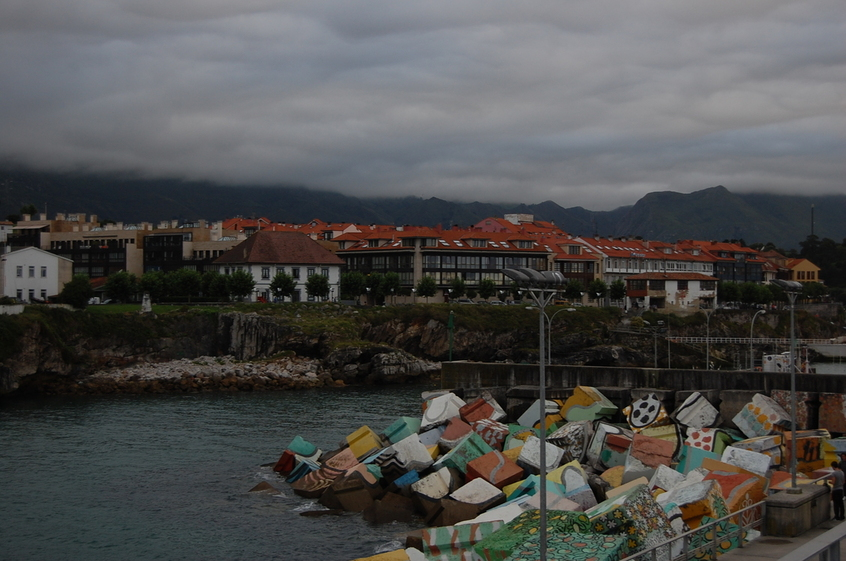
#> input picture lab2/Data/llanes/llanes_a.jpg, 846 x 561 px
$ jupyter execute --allow-errors lab2.ipynb
#> lines starting #> are read from the running program, lines starting #| are printed output that depends on the picture
### lab2/utils.py
import numpy as np
import math
import sys
from math import ceil
import matplotlib.pyplot as plt
from scipy.ndimage import map_coordinates
import random
import plotly.graph_objects as go

# [60 lines left out: functions plot_img, get_transformed_pixels_coords, apply_H_fixed_image_size, not called in this run]

def Normalise_last_coord(x):
    xn = x  / x[2,:]

    return xn

def normalize_points(points):

    # Get centroid of given points
    points_centroid = np.empty(shape=(2,))
    points_centroid[0] = np.mean(points[0,:])
    points_centroid[1] = np.mean(points[1,:])

    # get distance to origin
    points_origin = np.empty(shape=(2,points.shape[1]))
    points_origin[0,:] = points[0,:] - points_centroid[0]
    points_origin[1,:] = points[1,:] - points_centroid[1]

    distances = np.sqrt(points_origin[0,:]**2 + points_origin[1,:]**2)
    mean_d = np.mean(distances)

    s = np.sqrt(2)/mean_d

    t = [-s*points_centroid[0], -s*points_centroid[1]]
    T = np.array([[s, 0, t[0]],
                  [0, s, t[1]],
                  [0, 0, 1]])

    points_norm = T @ points

    # [7 lines of commented-out code are left out]

    return points_norm, T

def compute_A(points1, points2):
    A = np.empty(shape=(2*points1.shape[1], 9))

    points1 = Normalise_last_coord(points1)
    points2 = Normalise_last_coord(points2)

    a1 = -points2[2,:] * points1
    a2 = points2[1,:] * points1
    a3 = -a1
    a4 = -points2[0,:] * points1

    for pidx in range(points1.shape[1]):
        A[2*pidx,:] = [0,0,0,*a1[:,pidx],*a2[:,pidx]]
        A[2*pidx+1,:] = [*a3[:,pidx],0,0,0,*a4[:,pidx]]
    return A

def DLT_homography(points1, points2):
    #print("125: I'm in DLT_H")
    '''
    1. normalization of x
    2. normalization of x'
    3. Appply DLT:
        3.1 For each xi<->xi' compute Ai
        3.2 Assemble the n matrices Ai to form the 2n x 9 matrix A
        3.3 Compute SVD of A (h might be last column of V)
        3.4 H = [[h1, h2, h3]...]

    '''

    # Normalize (translation and scaling)
    points1_norm, T1 = normalize_points(points1)
    points2_norm, T2 = normalize_points(points2)

    A = compute_A(points1_norm, points2_norm)

    U,D,V = np.linalg.svd(A)
    h = np.transpose(V)[:,-1]
    H = h.reshape([3,3])
    H_norm = np.linalg.inv(T2) @ H @ T1

    return H_norm

def Inliers(H, points1, points2, th):
    # Check that H is invertible
    if abs(math.log(np.linalg.cond(H))) > 15:
        idx = np.empty(1)
        return idx

    inliers = []

    points1 = np.transpose(points1)
    points2 = np.transpose(points2)

    # [8 lines of commented-out code are left out]

    for pidx,p1 in enumerate(points1):
        p2 = points2[pidx]
        p2h = H @ p1
        p1h = np.linalg.inv(H) @ p2

        p1 = [p1[0]/p1[2], p1[1]/p1[2]]
        p1h = [p1h[0]/p1h[2], p1h[1]/p1h[2]]
        p2 = [p2[0]/p2[2], p2[1]/p2[2]]
        p2h = [p2h[0]/p2h[2], p2h[1]/p2h[2]]

        d = (p1[0]-p1h[0])**2+(p1[1]-p1h[1])**2 + (p2[0]-p2h[0])**2+(p2[1]-p2h[1])**2

        if (d < th**2):
            inliers.append(pidx)

    return np.array(inliers)

def Ransac_DLT_homography(points1, points2, th, max_it):
    #print("176: I'm in Ransac_DLT_H")
    Ncoords, Npts = points1.shape

    it = 0
    best_inliers = np.empty(1)

    while it < max_it:
        indices = random.sample(range(1, Npts), 4)
        H = DLT_homography(points1[:,indices], points2[:,indices])
        inliers = Inliers(H, points1, points2, th)
        # test if it is the best model so far
        if inliers.shape[0] > best_inliers.shape[0]:
            best_inliers = inliers

        # update estimate of iterations (the number of trials) to ensure we pick, with probability p,
        # an initial data set with no outliers
        fracinliers = inliers.shape[0]/Npts
        pNoOutliers = 1 -  fracinliers**4
        eps = sys.float_info.epsilon
        pNoOutliers = max(eps, pNoOutliers)   # avoid division by -Inf
        pNoOutliers = min(1-eps, pNoOutliers) # avoid division by 0
        p = 0.99
        # [5 lines of commented-out code are left out]
        max_it = math.log(1-p)/math.log(pNoOutliers)
        #print("201: maxit {}".format(max_it))
        it += 1


    # compute H from all the inliers
    H = DLT_homography(points1[:,best_inliers], points2[:,best_inliers])
    inliers = best_inliers

    return H, inliers

# [41 lines left out: functions optical_center, view_direction, plot_camera, plot_image_origin, not called in this run]

### lab2/lab2.ipynb
# Lab 2: Homography estimation and applications

In this lab you will learn how to estimate a homography relating two images given a set of correspondences between them. Then, you will work with different computer vision applications of the homography.

More precisely, the goals are:

1) Homography estimation with the DLT algorithm. <br>

2) Application: Image mosaics. <br>

3) Refinement of the estimated homography with the Gold Standard algorithm. <br>

4) Application: Camera calibration with a planar pattern and augmented reality. <br>

5) Application: Logo detection. <br>

6) Application: Logo replacement.

The following file combines some text cells (Markdown cells) and code cells. Some parts of the code need to be completed. All tasks you need to complete are marked in <span style='color:Green'> green.  </span>

[cell 1]
import numpy as np
import cv2
import math
import sys
import matplotlib
from matplotlib import pyplot as plt
from operator import itemgetter
from utils import apply_H_fixed_image_size, plot_img, Ransac_DLT_homography

## **1. Homography estimation with the DLT algorithm**

### **1.1 Compute image correspondences**
Execute the following code to find image correspondences using ORB [1] (you may also use SIFT, SURF, etc)

[1] Ethan Rublee, Vincent Rabaud, Kurt Konolige, Gary R. Bradski: ORB: An efficient alternative to SIFT or SURF. ICCV 2011: 2564-2571.

[cell 2]
# Read images
img1 = cv2.imread('Data/llanes/llanes_a.jpg',cv2.IMREAD_GRAYSCALE)
img2 = cv2.imread('Data/llanes/llanes_b.jpg',cv2.IMREAD_GRAYSCALE)
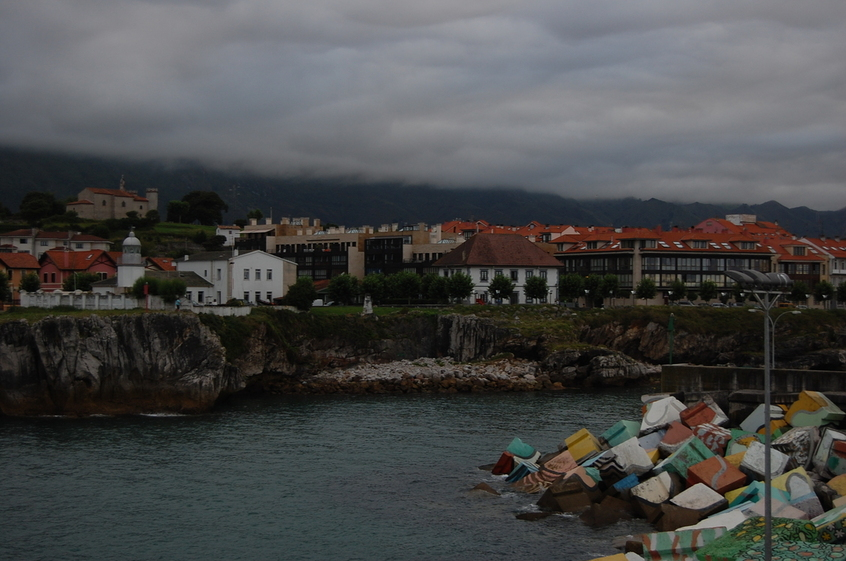
#> input picture lab2/Data/llanes/llanes_b.jpg, 846 x 561 px
img3 = cv2.imread('Data/llanes/llanes_c.jpg',cv2.IMREAD_GRAYSCALE)
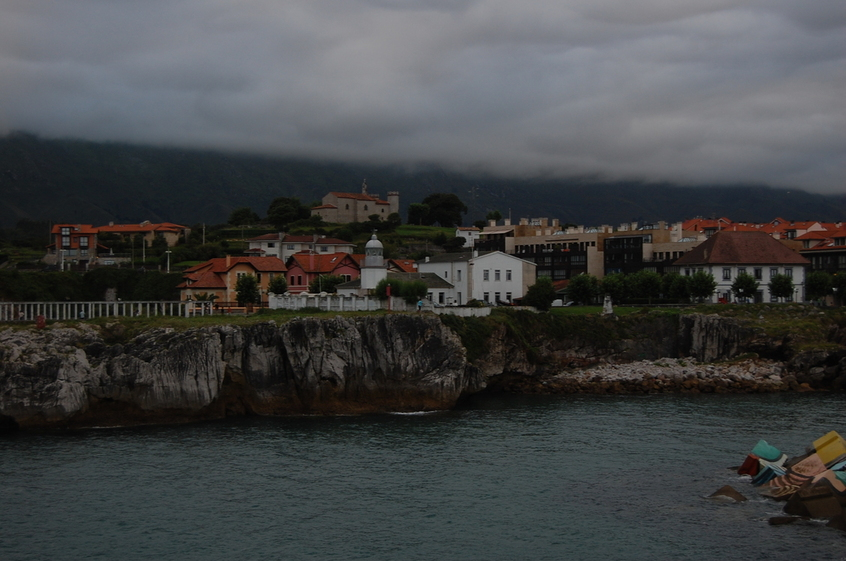
#> input picture lab2/Data/llanes/llanes_c.jpg, 846 x 561 px
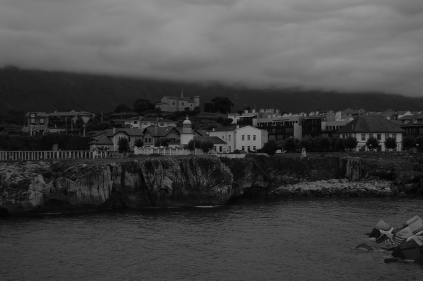
#> img3: shape (561, 846) (shown at 1/2 size); min 0, max 153, mean 67.6

# Initiate ORB detector
orb = cv2.ORB_create()
# find the keypoints and descriptors with ORB
kp1, des1 = orb.detectAndCompute(img1,None)
#> kp1 = 500 keypoints; strongest (x, y, size): (450, 495, 31), (451, 496, 37.2), (629, 407, 31), (452, 495, 44.6)
kp2, des2 = orb.detectAndCompute(img2,None)
#> kp2 = 500 keypoints; strongest (x, y, size): (671, 500, 31), (672, 500, 44.6), (722, 497, 31), (669, 292, 31)
kp3, des3 = orb.detectAndCompute(img3,None)
#> kp3 = 500 keypoints; strongest (x, y, size): (498, 293, 31), (496, 293, 31), (456, 304, 31), (440, 293, 31)

# Keypoint matching
bf = cv2.BFMatcher()
matches_12 = bf.knnMatch(des1,des2,k=2)
#> matches_12 = 500 matches
# Apply ratio test
good_matches_12 = []
for m,n in matches_12:
    if m.distance < 0.85*n.distance:
        good_matches_12.append([m])
#> after the loop, good_matches_12 = 152 matches

matches_23 = bf.knnMatch(des2,des3,k=2)
#> matches_23 = 500 matches
# Apply ratio test
good_matches_23 = []
for m,n in matches_23:
    if m.distance < 0.85*n.distance:
        good_matches_23.append([m])
#> after the loop, good_matches_23 = 188 matches


# Show "good" matches
img_12 = cv2.drawMatchesKnn(img1,kp1,img2,kp2,good_matches_12,None,flags=cv2.DrawMatchesFlags_NOT_DRAW_SINGLE_POINTS)
plt.imshow(img_12)
fig = matplotlib.pyplot.gcf()
fig.set_size_inches(18.5, 10.5)
plt.show()

img_23 = cv2.drawMatchesKnn(img2,kp2,img3,kp3,good_matches_23,None,flags=cv2.DrawMatchesFlags_NOT_DRAW_SINGLE_POINTS)
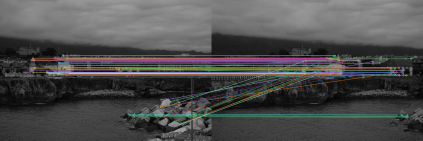
#> img_23: shape (561, 1692, 3) (shown at 1/4 size); mean of channels 0, 1, 2 77.3, 77.9, 77.8; drawn as B, G, R
plt.imshow(img_23)
fig = matplotlib.pyplot.gcf()
fig.set_size_inches(18.5, 10.5)
plt.show()

### **1.2 Compute the homography (DLT algorithm) between image pairs**

The following cell of code calls the 'Ransac_DLT_homography' function from utils.py
Before running the code of the cell you first need to complete some functions in utils.py that are called from 'Ransac_DLT_homography' function:

<span style='color:Green'> - Complete the 'DLT_homography' function that computes a homography from a set of point correspondences with the DLT algorithm.  </span>

<span style='color:Green'> - Complete the 'Inliers' function that, given a homography, a set of point correspondences and a certain threshold  returns the indices of the correspondences that are inliers.  </span>

[cell 3]
# Homography between images 1 and 2
points1 = []
points2 = []
for m in good_matches_12:
    points1.append([kp1[m[0].queryIdx].pt[0], kp1[m[0].queryIdx].pt[1], 1])
    points2.append([kp2[m[0].trainIdx].pt[0], kp2[m[0].trainIdx].pt[1], 1])
#> after the loop, points1 = 152 items, first 6: [366, 245, 1], [563, 450, 1], [557, 410, 1], [546, 443, 1], [458, 244, 1], [575, 460, 1]; points2 = 152 items, first 6: [584, 247, 1], [788, 456, 1], [781, 415, 1], [772, 449, 1], [678, 246, 1], [801, 467, 1]

points1 = np.asarray(points1)
#> points1 = 152 rows, first 8: [366, 245, 1], [563, 450, 1], [557, 410, 1], [546, 443, 1], [458, 244, 1], [575, 460, 1], [316, 297, 1], [450, 495, 1]
points1 = points1.T
points2 = np.asarray(points2)
#> points2 = 152 rows, first 8: [584, 247, 1], [788, 456, 1], [781, 415, 1], [772, 449, 1], [678, 246, 1], [801, 467, 1], [534, 299, 1], [670.8, 500.4, 1]
points2 = points2.T

H_12, indices_inlier_matches_12 = Ransac_DLT_homography(points1, points2, 3, 1000)
#> the loop in Ransac_DLT_homography, `while it < max_it:` made 12 passes
#> (T1 in DLT_homography, T2 in DLT_homography, D in DLT_homography, best_inliers) on pass 1: ([[0.0309, 0, -14.36], [0, 0.0309, -13.58], [0, 0, 1]], [[0.0301, 0, -20.62], [0, 0.0301, -13.35], [0, 0, 1]], [6.01, 3.34, 2.65, 2.25, 1.75, 1.44, 0.0478, 0.0377], [11, 28, 56, 64, 67, 85, 96, 99, 108, 143])
#> after the loop in Ransac_DLT_homography, `while it < max_it:`: best_inliers = 124 values from 0 to 150; it = 12
#> in DLT_homography (call 13), `points1_norm, T1 = normalize_points(points1)`: T1 = [[0.012, 0, -5.15], [0, 0.012, -4.64], [0, 0, 1]]
#> in DLT_homography (call 13), `points2_norm, T2 = normalize_points(points2)`: T2 = [[0.0118, 0, -7.68], [0, 0.0118, -4.61], [0, 0, 1]]
#> in DLT_homography (call 13), `U,D,V = np.linalg.svd(A)`:
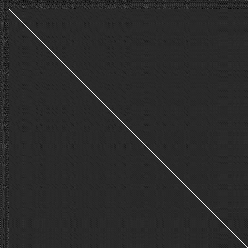
#> U: shape (248, 248) float64; min -0.197, max 0.988, mean 0.00016; drawn with min black and max white
#> in DLT_homography (call 13), `U,D,V = np.linalg.svd(A)`: D = [29.22, 20.36, 15.92, 14.19, 10.16, 9.31, 8.16, 6.85, 0.067]
#> in DLT_homography (call 13), `h = np.transpose(V)[:,-1]`: h = [0.581, 0.00161, -0.00701, 0.00532, 0.574, -0.00319, -0.00612, 4.28e-05, 0.577]
#> in DLT_homography (call 13), `H = h.reshape([3,3])`: H = [[0.581, 0.00161, -0.00701], [0.00532, 0.574, -0.00319], [-0.00612, 4.28e-05, 0.577]]
#> in DLT_homography (call 13), `H_norm = np.linalg.inv(T2) @ H @ T1`: H_norm = [[0.543, 0.00197, 140.4], [-0.0232, 0.584, 9.23], [-7.36e-05, 5.15e-07, 0.608]]
#> in Ransac_DLT_homography, `H = DLT_homography(points1[:,best_inliers], points2[:,best_inliers])`: H has the same summary as H_norm in DLT_homography
#> in Ransac_DLT_homography, `inliers = best_inliers`: inliers = 124 values from 0 to 150
#> H_12 has the same summary as H_norm in DLT_homography; indices_inlier_matches_12 = 124 values from 0 to 150
inlier_matches_12 = itemgetter(*indices_inlier_matches_12)(good_matches_12)
#> inlier_matches_12 = 124 matches

img_12 = cv2.drawMatchesKnn(img1,kp1,img2,kp2,inlier_matches_12,None,flags=cv2.DrawMatchesFlags_NOT_DRAW_SINGLE_POINTS)
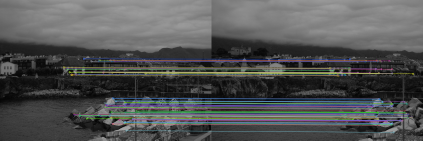
#> img_12: shape (561, 1692, 3) (shown at 1/4 size); mean of channels 0, 1, 2 83, 82.8, 81.3; drawn as B, G, R
plt.imshow(img_12)
fig = matplotlib.pyplot.gcf()
fig.set_size_inches(18.5, 10.5)
plt.show()

# Homography between images 2 and 3
points2 = []
points3 = []
for m in good_matches_23:
    points2.append([kp2[m[0].queryIdx].pt[0], kp2[m[0].queryIdx].pt[1], 1])
    points3.append([kp3[m[0].trainIdx].pt[0], kp3[m[0].trainIdx].pt[1], 1])
#> after the loop, points2 = 188 items, first 6: [238, 236, 1], [187, 289, 1], [267, 237, 1], [267, 292, 1], [259, 292, 1], [256, 292, 1]; points3 = 188 items, first 6: [478, 237, 1], [428, 291, 1], [506, 238, 1], [507, 293, 1], [498, 293, 1], [496, 293, 1]

points2 = np.asarray(points2)
#> points2 = 188 rows, first 8: [238, 236, 1], [187, 289, 1], [267, 237, 1], [267, 292, 1], [259, 292, 1], [256, 292, 1], [247, 292, 1], [245, 292, 1]
points2 = points2.T
points3 = np.asarray(points3)
#> points3 = 188 rows, first 8: [478, 237, 1], [428, 291, 1], [506, 238, 1], [507, 293, 1], [498, 293, 1], [496, 293, 1], [487, 293, 1], [484, 293, 1]
points3 = points3.T

H_23, indices_inlier_matches_23 = Ransac_DLT_homography(points2, points3, 3, 1000)
#> the loop in Ransac_DLT_homography (call 2), `while it < max_it:` made 25 passes
#> (T1 in DLT_homography, T2 in DLT_homography, D in DLT_homography, inliers) on passes 1 to 2: ([[0.0124, 0, -3.8], [0, 0.0124, -3.68], [0, 0, 1]], [[0.0122, 0, -6.69], [0, 0.0122, -3.63], [0, 0, 1]], [9.07, 3.5, 3.33, 2, 0.751, 0.0995, 0.0272, 0.00767], [461094530.9]), ([[0.00926, 0, -3.29], [0, 0.00926, -2.62], [0, 0, 1]], [[0.0308, 0, -15.05], [0, 0.0308, -8.45], [0, 0, 1]], [5.46, 3.81, 3, 2.18, 2, 0.812, 0.216, 0.151], [105144793.3])
#> in DLT_homography (call 39), `U,D,V = np.linalg.svd(A)`:
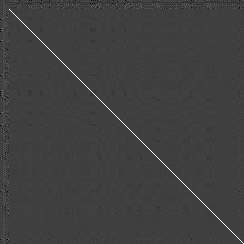
#> U: shape (244, 244) float64; min -0.333, max 0.989, mean 0.000363; drawn with min black and max white
inlier_matches_23 = itemgetter(*indices_inlier_matches_23)(good_matches_23)

img_23 = cv2.drawMatchesKnn(img2,kp2,img3,kp3,inlier_matches_23,None,flags=cv2.DrawMatchesFlags_NOT_DRAW_SINGLE_POINTS)
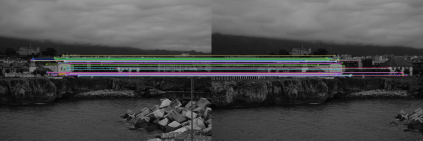
#> img_23: shape (561, 1692, 3) (shown at 1/4 size); mean of channels 0, 1, 2 76.2, 75.6, 75.4; drawn as B, G, R
plt.imshow(img_23)
fig = matplotlib.pyplot.gcf()
fig.set_size_inches(18.5, 10.5)
plt.show()

## **2. Application: Image mosaics**

Now that the homographies relating the images have been estimated we can create a mosaic by properly transforming and fusing the different image contents.
For that we create a big enough canvas where the mosaic will be created. The function 'apply_H_fixed_image_size' is provided in utils.py, it is a variant of the 'apply_H' function from lab 1 where this time the size of the transformed is fixed and given as an extra input.

<span style='color:Green'> - Complete the 2nd input argument to the 'apply_H_fixed_image_size' function in order to get the image mosaic. </span>

#> (a cell that did not finish here is left out)

<span style='color:Green'> - Compute the mosaic with castle_int images. </span>

<span style='color:Green'> - Compute the mosaic with aerial images set 13 </span>

<span style='color:Green'> - Compute the mosaic with aerial images set 22 </span>

<span style='color:Green'> - In the report, comment the results in every of the four cases: hypothetise why it works or does not work </span>

## **3. Refinement of the estimated homography with the Gold Standard algorithm**

In order to refine the previous estimated homography we can minimize the geometric error with the Levenberg-Marquardt algorithm. For that we will call the function 'least_squares' with the proper input arguments that you have to complete. First, it is recommended to read the documentation of that function:

https://docs.scipy.org/doc/scipy/reference/generated/scipy.optimize.least_squares.html

Notice that the first input is a function that only provides the vector of the residuals. The algorithm constructs the cost function as a sum of squares of the residuals. In our case the function is called 'geometric_error_terms' and you need to complete it.

More precisely, the tasks to perform are:

<span style='color:Green'> - Complete the function 'geometric_error_terms'. </span>

<span style='color:Green'> - Complete the code before calling function 'geometric_error_terms' in order to create the proper input of variables, 'variables0', to pass to the function. </span>

<span style='color:Green'> - Extract the refined homogaphy and the refined keypoint locations from the output, 'result', of function 'geometric_error_terms'.  </span>

<span style='color:Green'> - To better compare the two homographies (refined and non refined) compute and print the geometric error before and after the refinement. </span>

[cell 5]
from scipy.optimize import least_squares
from math import ceil

# [5 lines left out: function geometric_error_terms, not called in this run]

# create array variables0 ....

#> (the rest of this cell did not finish here and is left out)

<span style='color:Green'> - Refine the homography 23 with the Gold Standard algorithm and visualize the differences in the keypoint locations. </span>

<span style='color:Green'> - Build mosaic with the refined homographies. </span>

## **4. OPTIONAL. Application: Calibration with a planar pattern and augmented reality**

As we have seen in class, we can calibrate a camera with a planar pattern with Zhang's algorithm. A key aspect of this algorithm is the estimation of a homography that relates a pair of images, in particular, the template image and an image of it taken with the camera we want to calibrate. Once the camera is calibrated and we have recovered the relative pose between the camera and the planar pattern we can properly insert a virtual object on top of the flat pattern in a way that it is consistent, in a perspective sense, with rest of the scene.

### **4.1 Camera calibration**

The following code calibrates a camera using N (where N greater or equal than three) views of the planar pattern. Most of the code is provided but there are parts you need to complete. These parts are indicated in green before the corresponding cell code.

[cell 6]
# Read template image and calibration images
template = cv2.imread('Data/calib/template.jpg',cv2.IMREAD_GRAYSCALE)
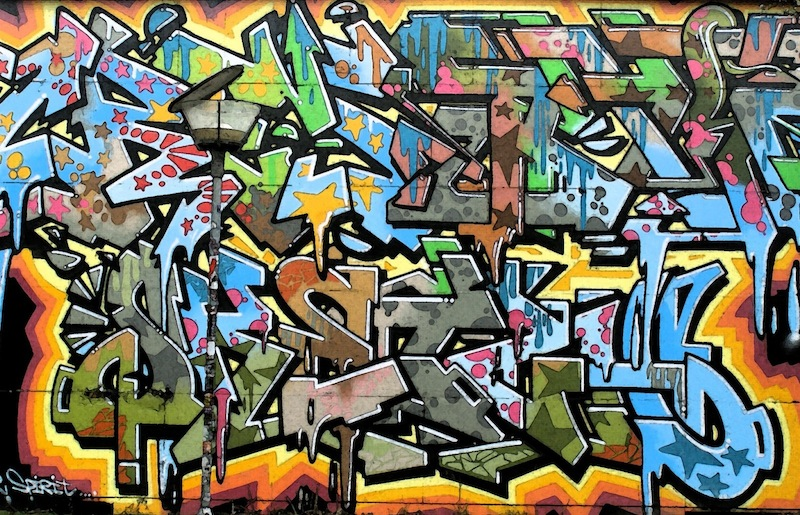
#> input picture lab2/Data/calib/template.jpg, 800 x 515 px
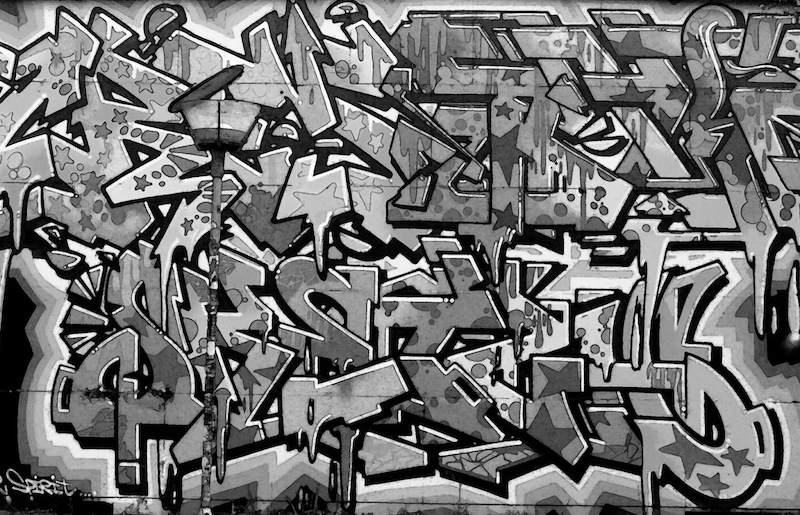
#> template: shape (515, 800); min 0, max 255, mean 114.1
images = []
N = 3 # 3, 4, or 5
for i in range(1,N+1):
    m = cv2.imread("Data/calib/graffiti{0}.tif".format(i),cv2.IMREAD_GRAYSCALE)
    images.append(m)

# Initiate ORB detector
orb = cv2.ORB_create()
# find the keypoints and descriptors with ORB
kpt, dest = orb.detectAndCompute(template,None)
kpi, desi = [], []
for m in images:
    kp, des = orb.detectAndCompute(m,None)
    kpi.append(kp)
    desi.append(des)
#> this loop made 3 passes


# Keypoint matching and homography estimation
bf = cv2.BFMatcher()
H = []
#> (the rest of this cell did not finish here and is left out)
